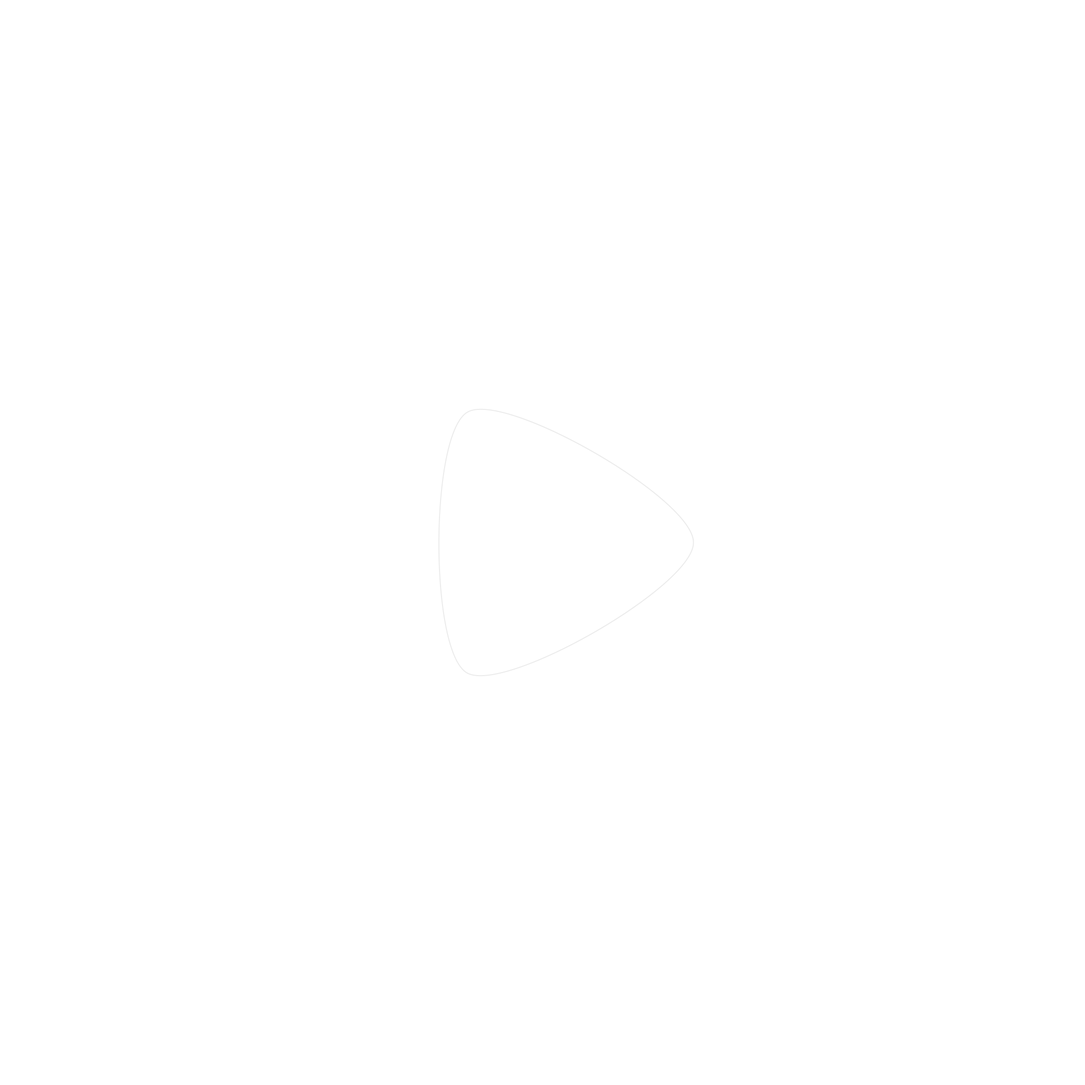
Frame 1 (no input)
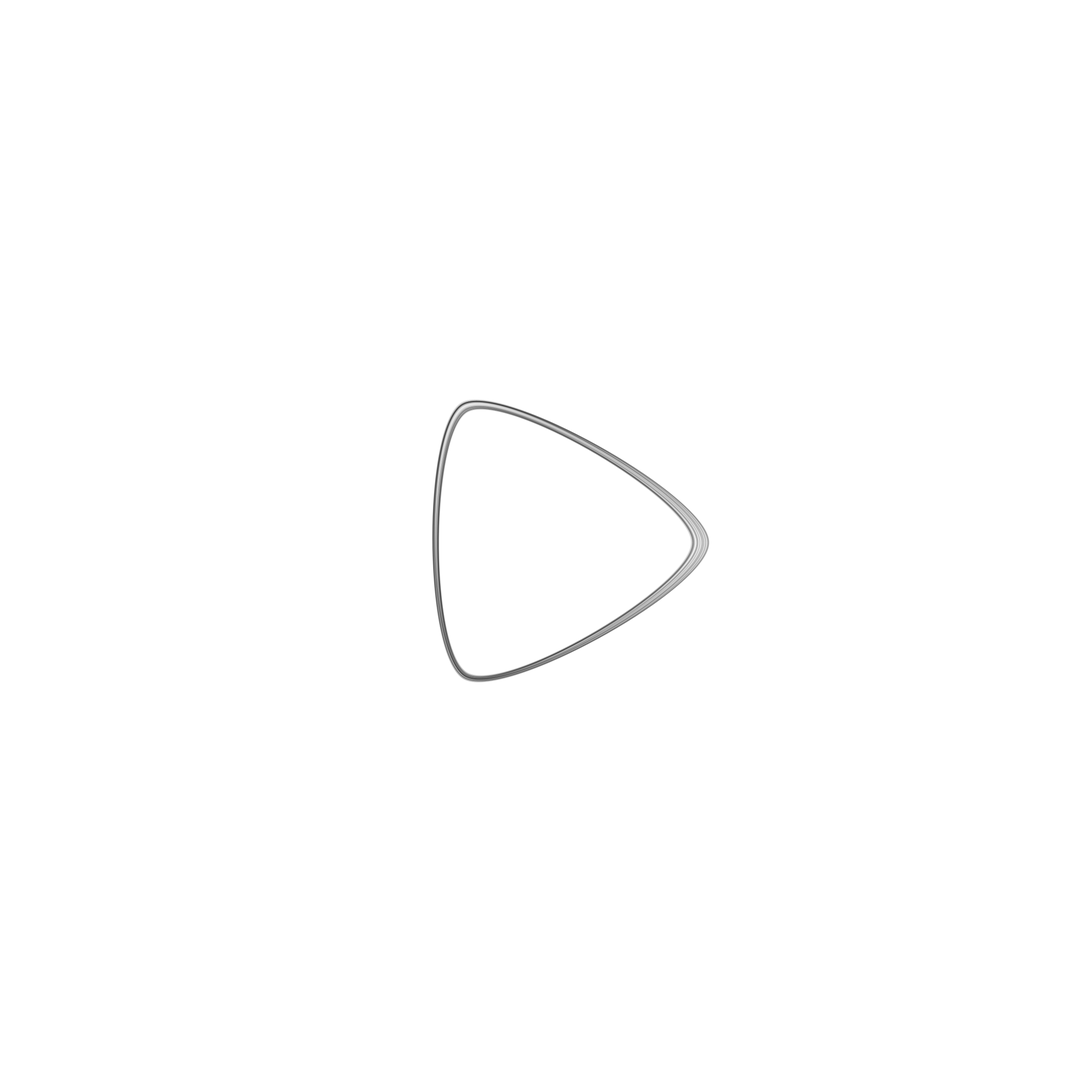
Frame 60 (the mouse pressed at the canvas centre just before this capture)
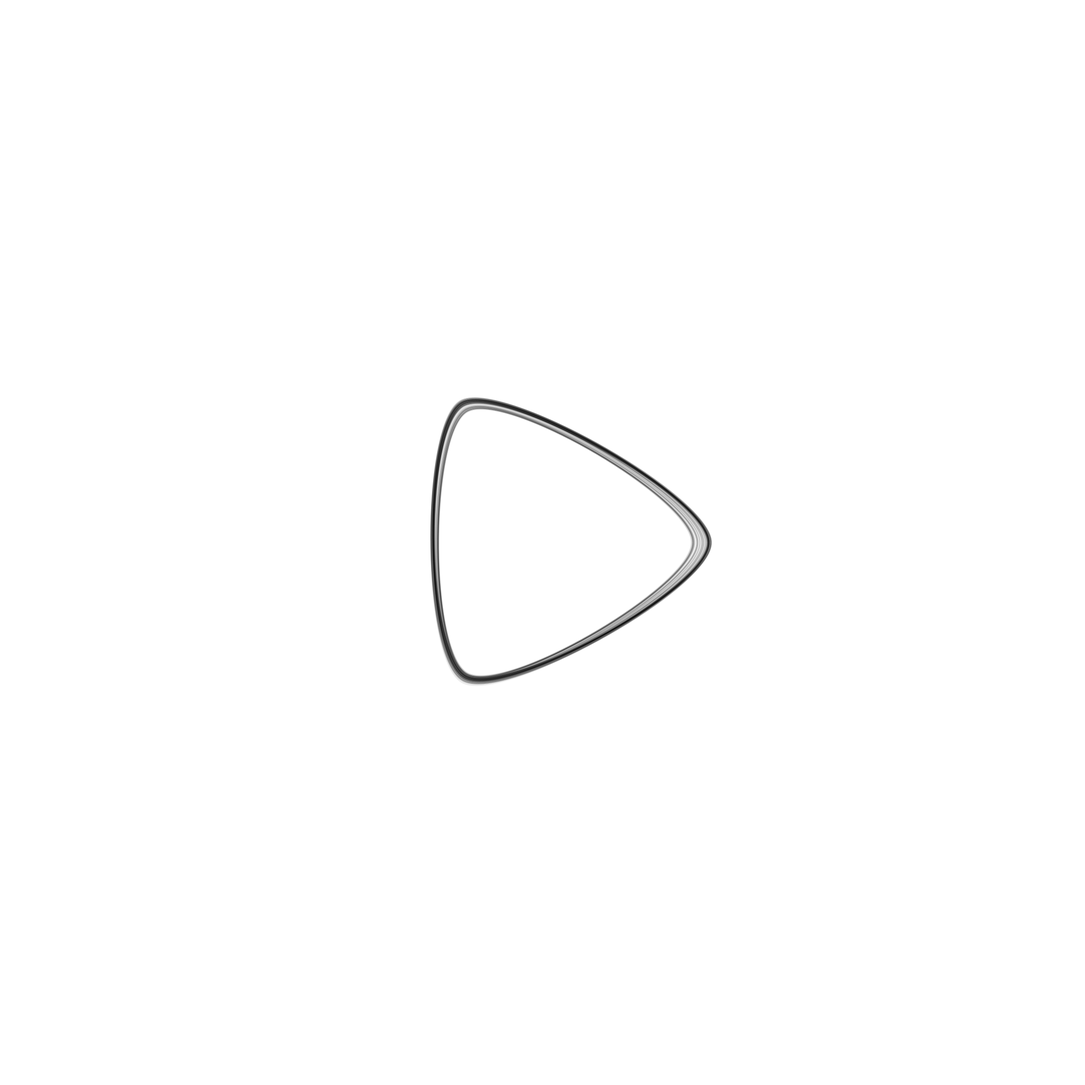
Frame 120 (the mouse held since frame 60 and released just before this capture)

The Processing sketch that drew these frames (run headless with seeded random() and noise(); from frame 60 on, the mouse is pressed at the canvas centre):

// Processing sketch: ShapeMadeByAgents
// ── ShapeMadeByAgents.pde
float[] x;
float[] y;
int shapeRes = 3;
int centerX, centerY;
float startRadius = 300;
float[] seeds;
float increase = 0.8;
float angle;

//float deltaLength = 2.5;//maximum delta
float deltaLength = 4;//maximum delta

void setup() {
  size(2160,2160);
  //fullScreen();
  background(255);
  pixelDensity(displayDensity());
  noFill();
  stroke(0, 20);
  strokeWeight(2);

  centerX = width /2;
  centerY = height/2;

  angle = TWO_PI/shapeRes;

  x = new float[shapeRes];
  y = new float[shapeRes];

  seeds = new float[shapeRes];
  for (int i =0; i < shapeRes; i++) {
    seeds[i] = random(10000);
  }

  for (int i = 0; i < shapeRes; i++) {
    x[i] = cos(angle *i) * startRadius;
    y[i] = sin(angle *i) * startRadius;
  }
}

void draw() {
  translate(centerX, centerY);

  beginShape();

  curveVertex(x[shapeRes-1], y[shapeRes-1]);
  for (int i = 0; i < shapeRes; i++) {
    curveVertex(x[i], y[i]);
  }
  curveVertex(x[0], y[0]-0.5); 
  curveVertex(x[1], y[1]);

  endShape();

  for (int i = 0; i < shapeRes; i++) {
    float length = noise(seeds[i])* deltaLength*2 -deltaLength;
    x[i] -= cos(angle*i) * length;
    y[i] -= sin(angle*i) * length;
    seeds[i] += increase;
  }
}

void keyPressed(){
  if(key == 's'){
    save("data/NormalDirection/" + frameCount + ".png");
  }
}
